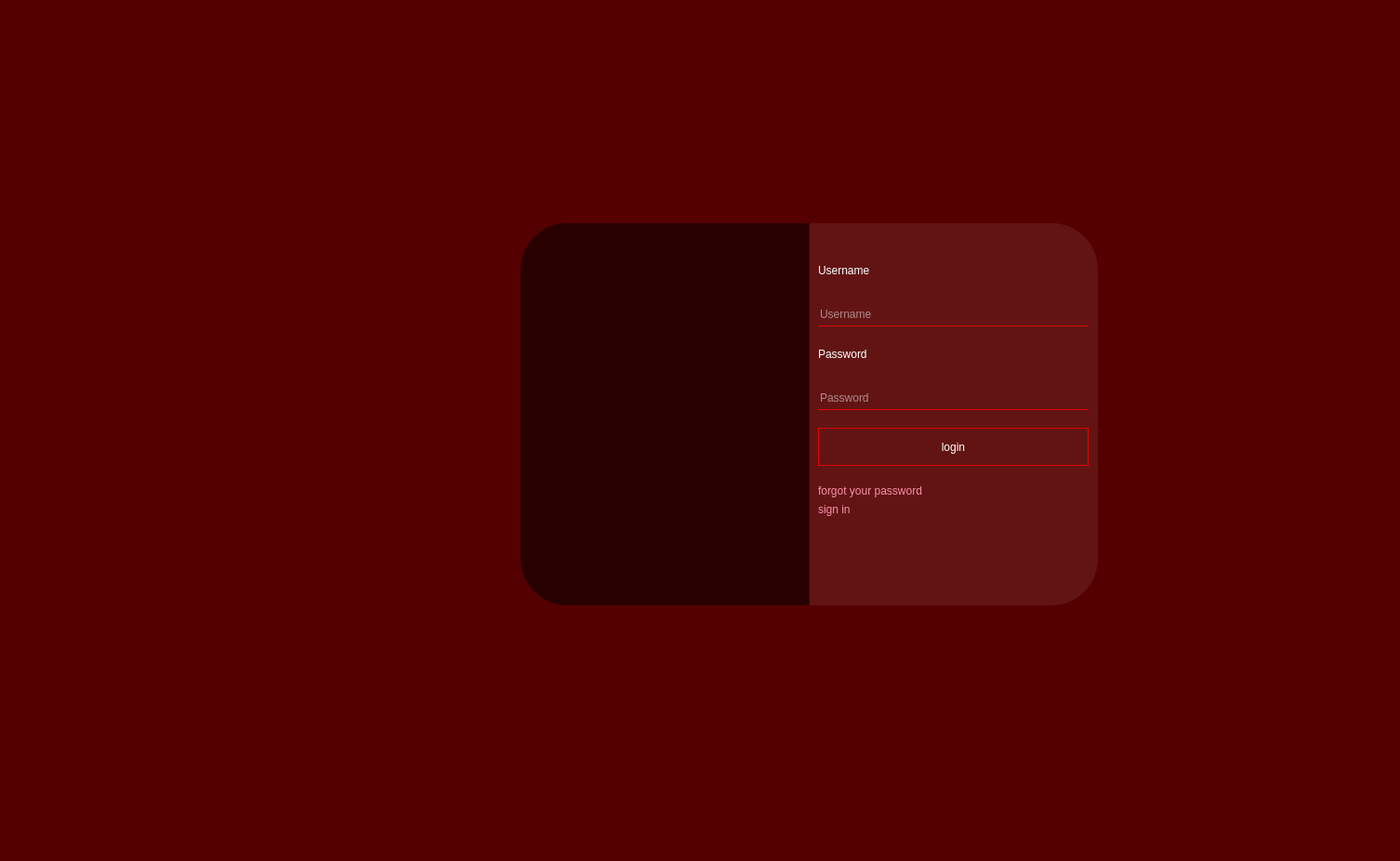
<?xml version="1.0" encoding="UTF-8"?>
<ui version="4.0">
 <class>MainWindow</class>
 <widget class="QMainWindow" name="MainWindow">
  <property name="geometry">
   <rect>
    <x>0</x>
    <y>0</y>
    <width>1506</width>
    <height>926</height>
   </rect>
  </property>
  <property name="windowTitle">
   <string>MainWindow</string>
  </property>
  <property name="styleSheet">
   <string notr="true">background-color: rgb(85, 0, 0);</string>
  </property>
  <widget class="QWidget" name="centralwidget">
   <widget class="QWidget" name="widget_2" native="true">
    <property name="geometry">
     <rect>
      <x>870</x>
      <y>240</y>
      <width>311</width>
      <height>411</height>
     </rect>
    </property>
    <property name="styleSheet">
     <string notr="true">background-color: rgba(255,255,255,20);
border-top-right-radius: 50px;
border-bottom-right-radius: 50px;
</string>
    </property>
    <widget class="QLabel" name="label">
     <property name="geometry">
      <rect>
       <x>10</x>
       <y>30</y>
       <width>291</width>
       <height>41</height>
      </rect>
     </property>
     <property name="styleSheet">
      <string notr="true">font: 700 14pt &quot;Segoe UI&quot;;
color: rgb(255, 255, 255);
background-color: rgba(255,255,255,0);
</string>
     </property>
     <property name="text">
      <string>Username</string>
     </property>
    </widget>
    <widget class="QLabel" name="label_2">
     <property name="geometry">
      <rect>
       <x>10</x>
       <y>120</y>
       <width>291</width>
       <height>41</height>
      </rect>
     </property>
     <property name="styleSheet">
      <string notr="true">font: 700 14pt &quot;Segoe UI&quot;;
color: rgb(255, 255, 255);
background-color: rgba(255,255,255,0);
</string>
     </property>
     <property name="text">
      <string>Password</string>
     </property>
    </widget>
    <widget class="QLineEdit" name="username_lineedit">
     <property name="geometry">
      <rect>
       <x>10</x>
       <y>70</y>
       <width>291</width>
       <height>41</height>
      </rect>
     </property>
     <property name="styleSheet">
      <string notr="true">background-color: rgba(0,0,0,0);
border: none;
border-bottom: 1px solid rgba(255,0,0,200);
color: rgba(0,10,0,240);
padding-bottom: -15px;
color: rgb(255, 255, 255);
font: 700 11pt &quot;Segoe UI&quot;;</string>
     </property>
     <property name="placeholderText">
      <string>Username</string>
     </property>
    </widget>
    <widget class="QLineEdit" name="password_lineedit">
     <property name="geometry">
      <rect>
       <x>10</x>
       <y>160</y>
       <width>291</width>
       <height>41</height>
      </rect>
     </property>
     <property name="styleSheet">
      <string notr="true">background-color: rgba(0,0,0,0);
border: none;
border-bottom: 1px solid rgba(255,0,0,200);
color: rgba(0,10,0,240);
padding-bottom: -15px;
color: rgb(255, 255, 255);
font: 700 11pt &quot;Segoe UI&quot;;</string>
     </property>
     <property name="echoMode">
      <enum>QLineEdit::Password</enum>
     </property>
     <property name="placeholderText">
      <string>Password</string>
     </property>
    </widget>
    <widget class="QPushButton" name="login_button">
     <property name="geometry">
      <rect>
       <x>10</x>
       <y>220</y>
       <width>291</width>
       <height>41</height>
      </rect>
     </property>
     <property name="styleSheet">
      <string notr="true">background-color: rgba(0,0,0,0);
border: none;
color: rgb(255, 255, 255);
font: 700 12pt &quot;Segoe UI&quot;;
border-bottom: 1px solid rgba(255,0,0,200);
border-top: 1px solid rgba(255,0,0,200);
border-left: 1px solid rgba(255,0,0,200);
border-right: 1px solid rgba(255,0,0,200);</string>
     </property>
     <property name="text">
      <string>login</string>
     </property>
    </widget>
    <widget class="QLabel" name="forgot_password_label">
     <property name="geometry">
      <rect>
       <x>10</x>
       <y>280</y>
       <width>291</width>
       <height>16</height>
      </rect>
     </property>
     <property name="styleSheet">
      <string notr="true"> font: 9pt &quot;Segoe UI&quot;;
 color: rgb(250, 144, 169);
background-color: rgba(255,255,255,0);</string>
     </property>
     <property name="text">
      <string>forgot your password</string>
     </property>
    </widget>
    <widget class="QLabel" name="signin_label">
     <property name="geometry">
      <rect>
       <x>10</x>
       <y>300</y>
       <width>291</width>
       <height>16</height>
      </rect>
     </property>
     <property name="styleSheet">
      <string notr="true"> font: 9pt &quot;Segoe UI&quot;;
 color: rgb(250, 144, 169);
background-color: rgba(255,255,255,0);</string>
     </property>
     <property name="text">
      <string>sign in</string>
     </property>
    </widget>
   </widget>
   <widget class="QWidget" name="widget" native="true">
    <property name="geometry">
     <rect>
      <x>560</x>
      <y>240</y>
      <width>311</width>
      <height>411</height>
     </rect>
    </property>
    <property name="styleSheet">
     <string notr="true">background-color: rgba(0,0,0,80);
background-repeat: no-repeat;
background-position: up;
border-top-left-radius: 50px;
border-bottom-left-radius: 50px;
background-image: url(:/iut/photo19216140080.jpg);</string>
    </property>
   </widget>
   <widget class="QWidget" name="widget_3" native="true">
    <property name="geometry">
     <rect>
      <x>560</x>
      <y>240</y>
      <width>311</width>
      <height>411</height>
     </rect>
    </property>
    <property name="styleSheet">
     <string notr="true">background-color: rgba(0,0,0,80);
background-repeat: no-repeat;
background-position: up;
border-top-left-radius: 50px;
border-bottom-left-radius: 50px;</string>
    </property>
   </widget>
  </widget>
  <widget class="QMenuBar" name="menubar">
   <property name="geometry">
    <rect>
     <x>0</x>
     <y>0</y>
     <width>1506</width>
     <height>17</height>
    </rect>
   </property>
  </widget>
  <widget class="QStatusBar" name="statusbar"/>
 </widget>
 <resources/>
 <connections/>
</ui>
